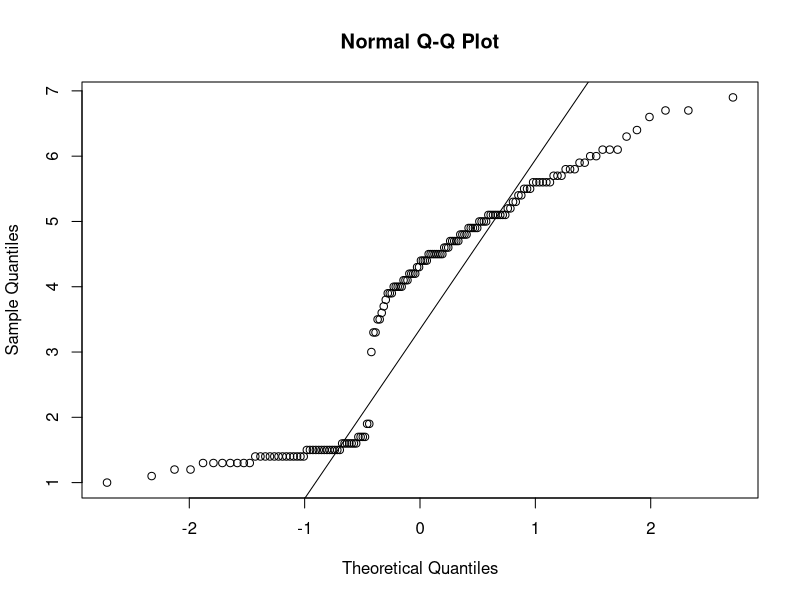
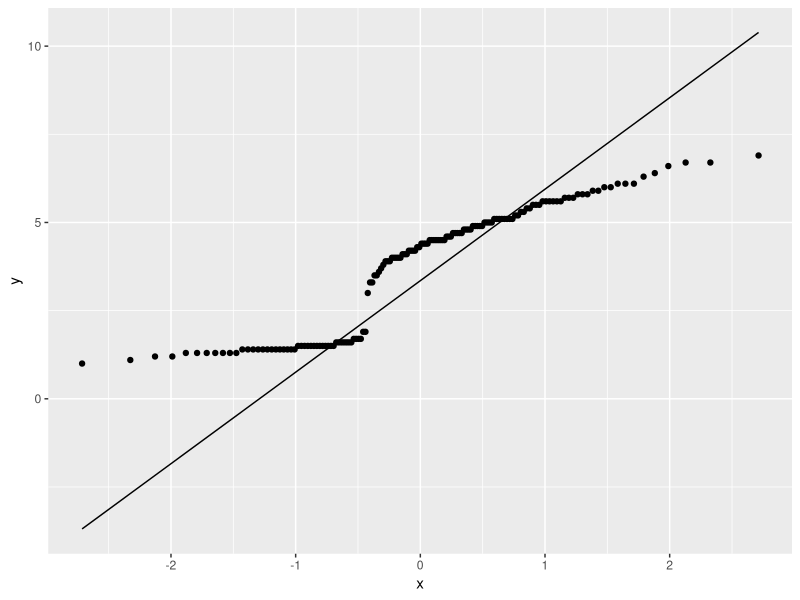
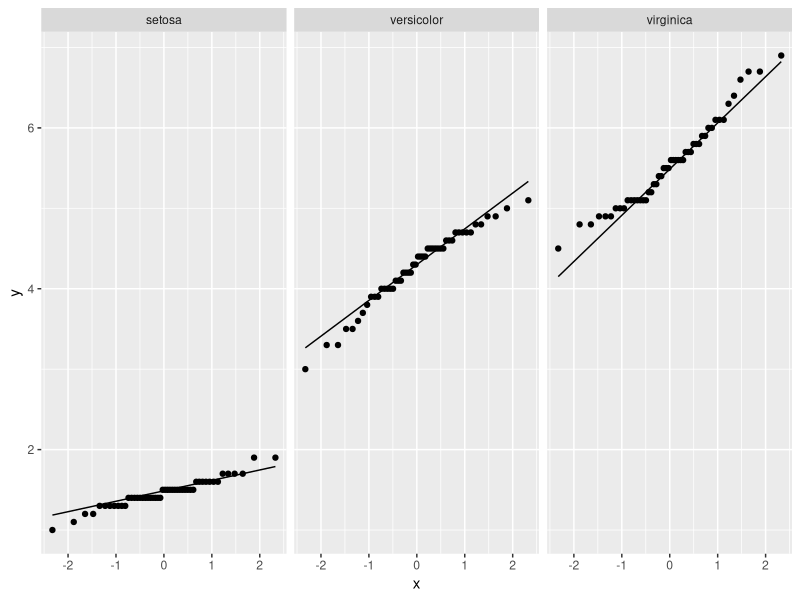
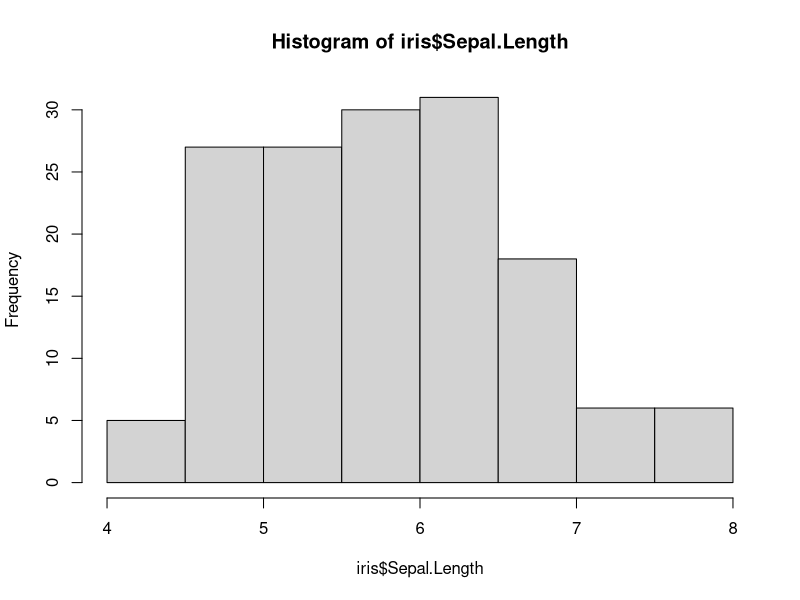
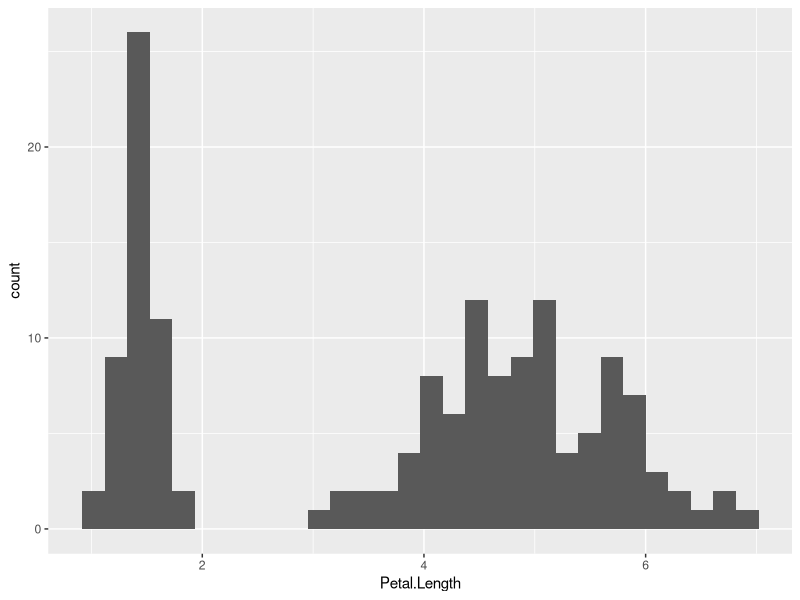
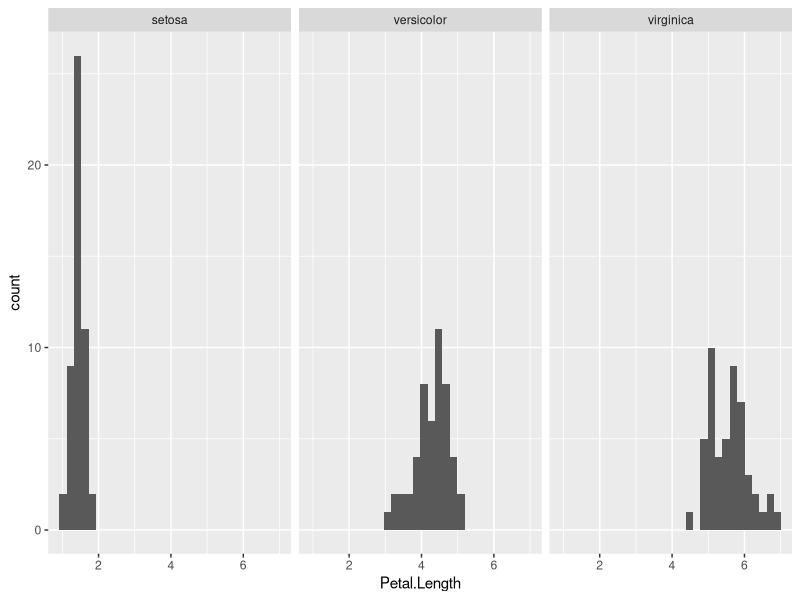
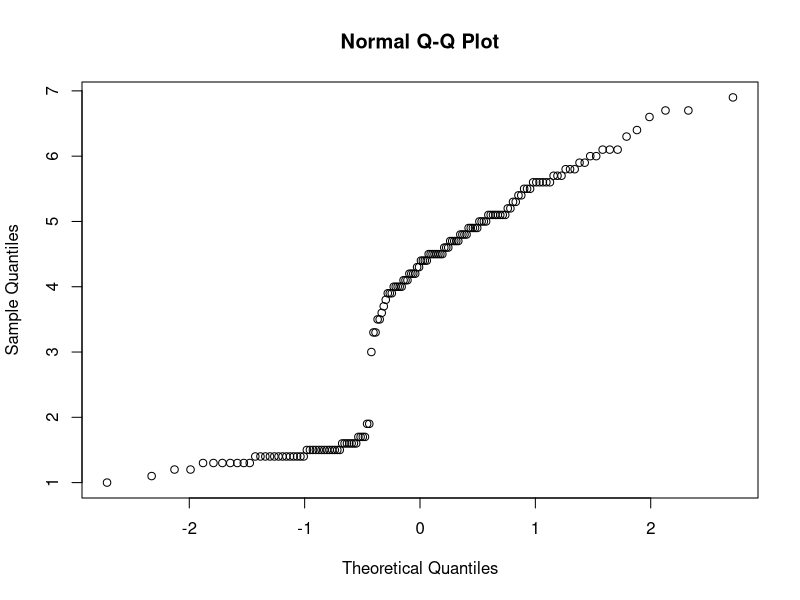
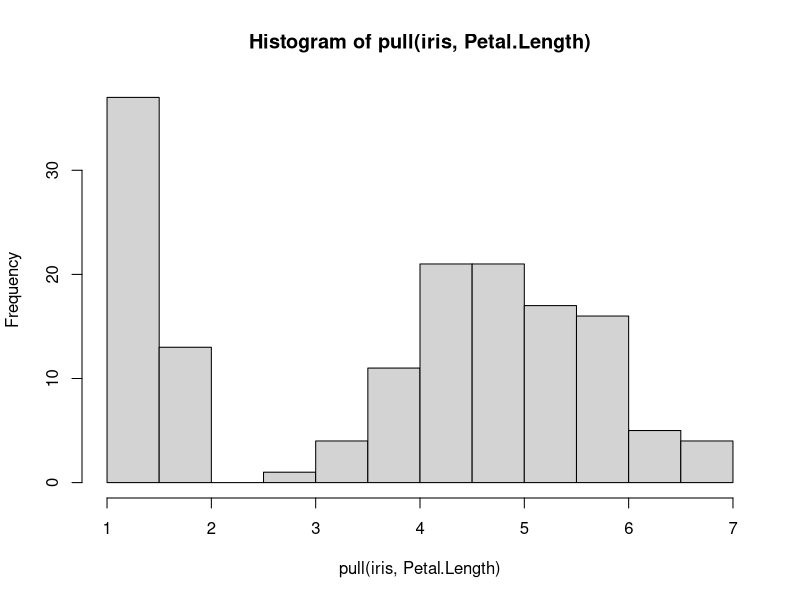

Source code (R) for these figures, in order:
# Notes on Non-Normality
library(dplyr)

# General notes:

## If our response variable of interest is paired, we care solely on the difference variable of Group1 and Group2
## Not the distribution of Group1's and Group2's. 

## If our response variable is unpaired/independent/more than 2 groups, then we care
## about the distribution of each group. 

# qqplots

## All qqplot()s are best interpreted with the qqline, thus, to make these,
## be sure to run both at the same time.
qqnorm(iris$Petal.Length)
qqline(iris$Petal.Length)

## We can also make it with ggplot2.
library(ggplot2)
iris |>
  ggplot(aes(sample=Petal.Length))+
  geom_qq() + 
  geom_qq_line() 

## For independent samples, ensure your qqplots are facet_wrap'd by grouping variable.
iris |>
  ggplot(aes(sample=Petal.Length))+
  geom_qq() + 
  geom_qq_line() +
  facet_wrap(~Species)

# Histograms
## The fast way:
hist(iris$Sepal.Length)

## The ggplot2 way for paired, plotting the differences.
iris |>
  ggplot(aes(x = Petal.Length))+
  geom_histogram()

## The ggplot2 way for independent groups.
iris |>
  ggplot(aes(x = Petal.Length))+
  geom_histogram()+
  facet_wrap(~Species)

# Shapiro-Wilk 
library(rstatix)

# shapiro_test()
## Shapiro-Wilk can be done as we did in the module, that is:
iris |> 
  shapiro_test(Petal.Length)

## For multiple groups, use group_by() in dplyr.
iris |> 
  group_by(Species) |>
  shapiro_test(Petal.Length)

# Tidyverse Additional Verbs (pull())
## pull()
# We can combine a bit more advanced tidy verbs to pull out the variable of interest.
# But this seems like additional work for additional work's sake.

# It is important to note that in order to fully pipe, using pull() in these statements
# is required. select() keeps the variable in a dataset (with N=1 column) but pull()
# breaks the column back down to a list, which is what all of our functions in this module
# require. 

iris |> 
  pull(Petal.Length) |>
  qqnorm()

iris |> 
  pull(Petal.Length) |>
  hist()

iris |> 
  pull(Petal.Length) |>
  shapiro_test()

# On the other hand, these all will throw errors.
# To quickly uncomment, highlight the code and then use Ctrl(Cmd if Mac)+Shift+C.
# 
# iris |> 
#   dplyr::select(Petal.Length) |>
#   qqnorm()
# 
# iris |> 
#   qqnorm(Petal.Length)
# 
# iris |> 
#   dplyr::select(Petal.Length) |>
#   hist()
# 
# iris |>
#   hist(Petal.Length)
# 
# iris |> 
#   dplyr::select(Petal.Length) |>
#   shapiro_test()
# 
# Don't change me - this helps us move on.
saved <- "Y"

if(!is.null(dev.list())) dev.off()